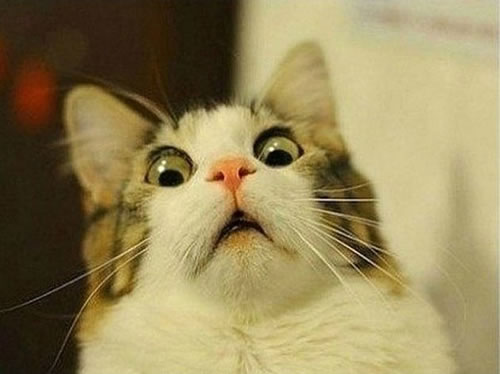
#> input picture assignments/Session3/cat.jpg, 500 x 374 px
$ python S3_imgproc_tools.py
#> lines starting #> are read from the running program, lines starting #| are printed output that depends on the picture
import cv2
import numpy as np

img_gray = cv2.imread("cat.jpg",0)
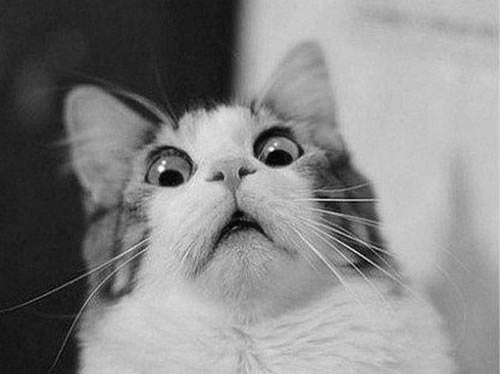
#> img_gray: shape (374, 500); min 0, max 255, mean 133.3
img_bgr = cv2.imread("cat.jpg",1)
#> img_bgr is the input picture: shape (374, 500, 3); mean B, G, R 89.1, 134, 148.7

#display the matrix shapes
print("Gray levels image shape = "+ str(img_gray.shape))
#| Gray levels image shape = (374, 500)
print("BGR image shape = "+ str(img_bgr.shape))
#| BGR image shape = (374, 500, 3)

#display the loaded images
cv2.imshow("Gray levels image", img_gray)
cv2.imshow("BGR image", img_bgr)


def invert_colors_manual(input_img):
	"""
	Basic function able to inverse the color of an image manually
	"""
	img_inv = np.zeros(input_img.shape, dtype=np.uint8)

	if len(input_img.shape) == 3:
		for x in xrange(input_img.shape[0]):
			for y in xrange(input_img.shape[1]):
				for z in xrange(input_img.shape[2]):
					img_inv[x,y,z] = 255 - input_img[x,y,z]

	elif len(input_img.shape) == 2:
		for x in xrange(input_img.shape[0]):
				for y in xrange(input_img.shape[1]):
					img_inv[x,y] = 255 - input_img[x,y]

	return img_inv


def invert_colors_numpy(input_img):
	"""
	Basic function able to inverse the color of an image with numpy
	"""
	img_inv = (255 - input_img)
	return img_inv


def invert_colors_opencv(input_img):
	"""
	Basic function able to inverse the color of an image with opencv
	"""
	img_inv = cv2.bitwise_not(input_img)
	return img_inv

#inv_img = invert_colors_manual(img_bgr)
#inv_img = invert_colors_numpy(img_bgr)
#inv_img = invert_colors_opencv(img_bgr)


def threshold_image_numpy(input_img):
	"""
	Basic function able to threshold an image with numpy
	"""
	img_thresholded = (input_img > 127).astype(np.uint8) * 255
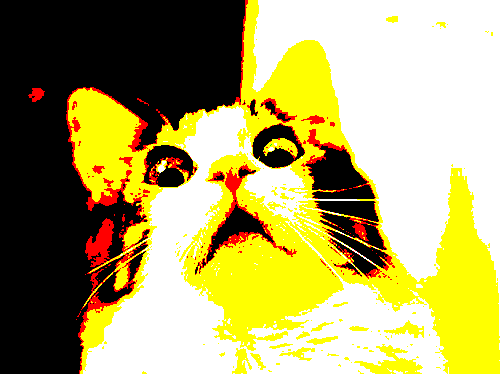
#> img_thresholded: shape (374, 500, 3); mean B, G, R 98.7, 164.5, 174
	return img_thresholded


thresholded_img = threshold_image_numpy(img_bgr)


cv2.imshow("image", thresholded_img);

cv2.waitKey(0)
